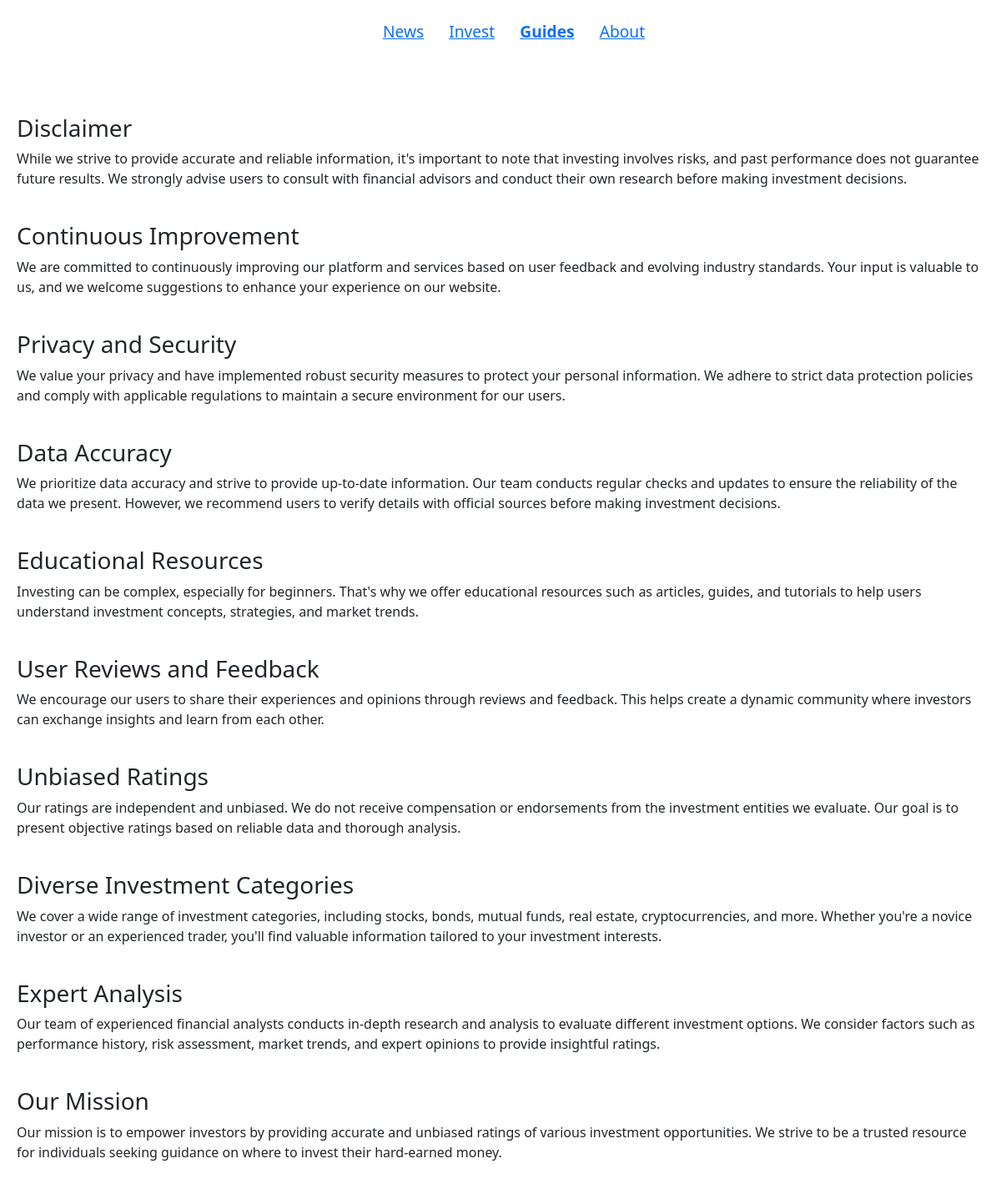
/guides/, run on the app's committed database.
### blog/models.py (models this page shows)
class Guides(models.Model):
    title = models.CharField(max_length=200)
    content = models.TextField()

### blog/views.py (the view)
# urls.py: path('guides/', views.guides, name='guides'),
def guides(request):
    guides = Guides.objects.all()
    return render(request, 'blog/guides.html', {'guides': guides, 'request': request})

### blog/templates/blog/guides.html
{% extends 'blog/base.html' %}
{% block content %}<br><br>
{% for guide in guides %}
<div style="padding: 20px;">
  <h3>{{ guide.title }}</h3>
  {{ guide.content|linebreaksbr }}
</div>
{% endfor %}<br><br>
{% endblock %}

### data on the page
Guides: title "Disclaimer", content "While we strive to provide accurate and reliable information, it's important to note that investing involves risks, and past performance does not guarantee future results. We strongly advise users to consult with financial advisors and conduct their own research before making investment decisions."
Guides: title "Continuous Improvement", content "We are committed to continuously improving our platform and services based on user feedback and evolving industry standards. Your input is valuable to us, and we welcome suggestions to enhance your experience on our website."
Guides: title "Privacy and Security", content "We value your privacy and have implemented robust security measures to protect your personal information. We adhere to strict data protection policies and comply with applicable regulations to maintain a secure environment for our users."
Guides: title "Data Accuracy", content "We prioritize data accuracy and strive to provide up-to-date information. Our team conducts regular checks and updates to ensure the reliability of the data we present. However, we recommend users to verify details with official sources before making investment decisions."
Guides: title "Educational Resources", content "Investing can be complex, especially for beginners. That's why we offer educational resources such as articles, guides, and tutorials to help users understand investment concepts, strategies, and market trends."
Guides: title "User Reviews and Feedback", content "We encourage our users to share their experiences and opinions through reviews and feedback. This helps create a dynamic community where investors can exchange insights and learn from each other."
Guides: title "Unbiased Ratings", content "Our ratings are independent and unbiased. We do not receive compensation or endorsements from the investment entities we evaluate. Our goal is to present objective ratings based on reliable data and thorough analysis."
Guides: title "Diverse Investment Categories", content "We cover a wide range of investment categories, including stocks, bonds, mutual funds, real estate, cryptocurrencies, and more. Whether you're a novice investor or an experienced trader, you'll find valuable information tailored to your investment interests."
Guides: title "Expert Analysis", content "Our team of experienced financial analysts conducts in-depth research and analysis to evaluate different investment options. We consider factors such as performance history, risk assessment, market trends, and expert opinions to provide insightful ratings."
Guides: title "Our Mission", content "Our mission is to empower investors by providing accurate and unbiased ratings of various investment opportunities. We strive to be a trusted resource for individuals seeking guidance on where to invest their hard-earned money."
